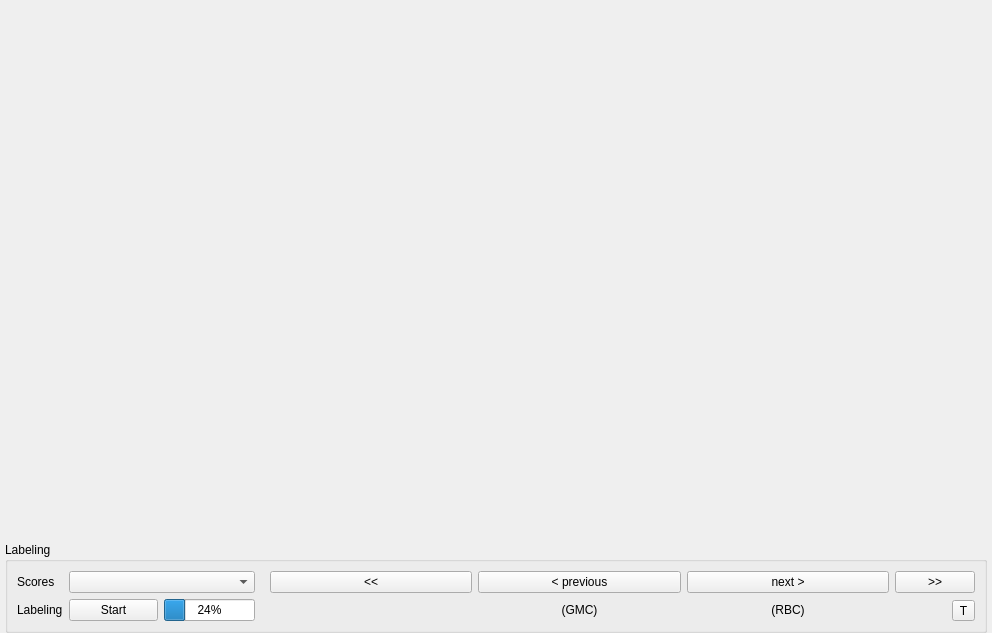
<?xml version="1.0" encoding="UTF-8"?>
<ui version="4.0">
 <class>binary</class>
 <widget class="QWidget" name="binary">
  <property name="geometry">
   <rect>
    <x>0</x>
    <y>0</y>
    <width>992</width>
    <height>633</height>
   </rect>
  </property>
  <property name="windowTitle">
   <string>Form</string>
  </property>
  <layout class="QVBoxLayout" name="verticalLayout_2" stretch="0,0">
   <property name="leftMargin">
    <number>5</number>
   </property>
   <property name="rightMargin">
    <number>5</number>
   </property>
   <property name="bottomMargin">
    <number>0</number>
   </property>
   <item>
    <widget class="WidgetVisualize" name="widget_vis" native="true">
     <property name="sizePolicy">
      <sizepolicy hsizetype="Preferred" vsizetype="Expanding">
       <horstretch>0</horstretch>
       <verstretch>0</verstretch>
      </sizepolicy>
     </property>
    </widget>
   </item>
   <item>
    <widget class="QGroupBox" name="groupBox">
     <property name="title">
      <string>Labeling</string>
     </property>
     <layout class="QHBoxLayout" name="horizontalLayout" stretch="1,3">
      <item>
       <layout class="QFormLayout" name="formLayout">
        <item row="0" column="0">
         <widget class="QLabel" name="label_3">
          <property name="text">
           <string>Scores</string>
          </property>
         </widget>
        </item>
        <item row="0" column="1">
         <widget class="CheckableComboBox" name="comboBox_score"/>
        </item>
        <item row="1" column="0">
         <widget class="QLabel" name="label_4">
          <property name="text">
           <string>Labeling</string>
          </property>
         </widget>
        </item>
        <item row="1" column="1">
         <layout class="QHBoxLayout" name="horizontalLayout_3">
          <item>
           <widget class="QPushButton" name="pushButton_start">
            <property name="sizePolicy">
             <sizepolicy hsizetype="Expanding" vsizetype="Fixed">
              <horstretch>0</horstretch>
              <verstretch>0</verstretch>
             </sizepolicy>
            </property>
            <property name="text">
             <string>Start</string>
            </property>
           </widget>
          </item>
          <item>
           <widget class="QProgressBar" name="progressBar">
            <property name="sizePolicy">
             <sizepolicy hsizetype="Preferred" vsizetype="Fixed">
              <horstretch>0</horstretch>
              <verstretch>0</verstretch>
             </sizepolicy>
            </property>
            <property name="value">
             <number>24</number>
            </property>
           </widget>
          </item>
         </layout>
        </item>
       </layout>
      </item>
      <item>
       <widget class="QWidget" name="widget_label_keys" native="true">
        <layout class="QHBoxLayout" name="horizontalLayout_2" stretch="1,1,4,1,0">
         <property name="leftMargin">
          <number>9</number>
         </property>
         <property name="topMargin">
          <number>0</number>
         </property>
         <property name="rightMargin">
          <number>0</number>
         </property>
         <property name="bottomMargin">
          <number>0</number>
         </property>
         <item alignment="Qt::AlignTop">
          <widget class="QPushButton" name="pushButton_fast_prev">
           <property name="toolTip">
            <string>Skip to last unlabeled event</string>
           </property>
           <property name="text">
            <string>&lt;&lt;</string>
           </property>
          </widget>
         </item>
         <item>
          <layout class="QVBoxLayout" name="verticalLayout_3">
           <item>
            <widget class="QPushButton" name="pushButton_prev">
             <property name="sizePolicy">
              <sizepolicy hsizetype="Expanding" vsizetype="Fixed">
               <horstretch>0</horstretch>
               <verstretch>0</verstretch>
              </sizepolicy>
             </property>
             <property name="text">
              <string>&lt; previous</string>
             </property>
            </widget>
           </item>
           <item>
            <widget class="QLabel" name="label_score_prev">
             <property name="text">
              <string>(GMC)</string>
             </property>
             <property name="alignment">
              <set>Qt::AlignCenter</set>
             </property>
            </widget>
           </item>
          </layout>
         </item>
         <item>
          <layout class="QHBoxLayout" name="layout_label_buttons"/>
         </item>
         <item>
          <layout class="QVBoxLayout" name="verticalLayout_4">
           <item>
            <widget class="QPushButton" name="pushButton_next">
             <property name="sizePolicy">
              <sizepolicy hsizetype="Expanding" vsizetype="Fixed">
               <horstretch>0</horstretch>
               <verstretch>0</verstretch>
              </sizepolicy>
             </property>
             <property name="text">
              <string>next &gt;</string>
             </property>
            </widget>
           </item>
           <item>
            <widget class="QLabel" name="label_score_next">
             <property name="text">
              <string>(RBC)</string>
             </property>
             <property name="alignment">
              <set>Qt::AlignCenter</set>
             </property>
            </widget>
           </item>
          </layout>
         </item>
         <item>
          <layout class="QVBoxLayout" name="verticalLayout">
           <item>
            <widget class="QPushButton" name="pushButton_fast_next">
             <property name="toolTip">
              <string>Skip to next unlabeled event</string>
             </property>
             <property name="text">
              <string>&gt;&gt;</string>
             </property>
            </widget>
           </item>
           <item alignment="Qt::AlignRight|Qt::AlignBottom">
            <widget class="QToolButton" name="toolButton_reset">
             <property name="toolTip">
              <string>Reset labels for current event</string>
             </property>
             <property name="text">
              <string>T</string>
             </property>
            </widget>
           </item>
          </layout>
         </item>
        </layout>
       </widget>
      </item>
     </layout>
    </widget>
   </item>
  </layout>
 </widget>
 <customwidgets>
  <customwidget>
   <class>WidgetVisualize</class>
   <extends>QWidget</extends>
   <header>dctag.gui.widget_vis</header>
   <container>1</container>
  </customwidget>
  <customwidget>
   <class>CheckableComboBox</class>
   <extends>QComboBox</extends>
   <header>dctag.gui.tab_multiple</header>
  </customwidget>
 </customwidgets>
 <resources/>
 <connections/>
</ui>
